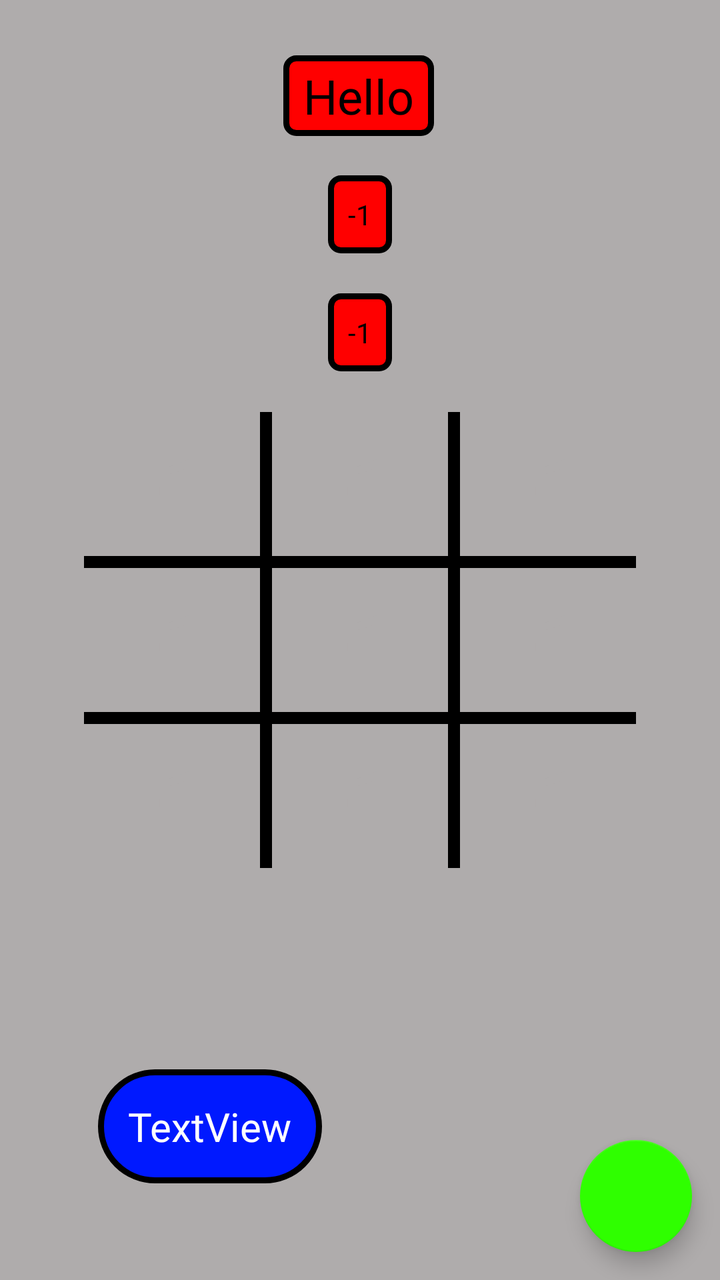
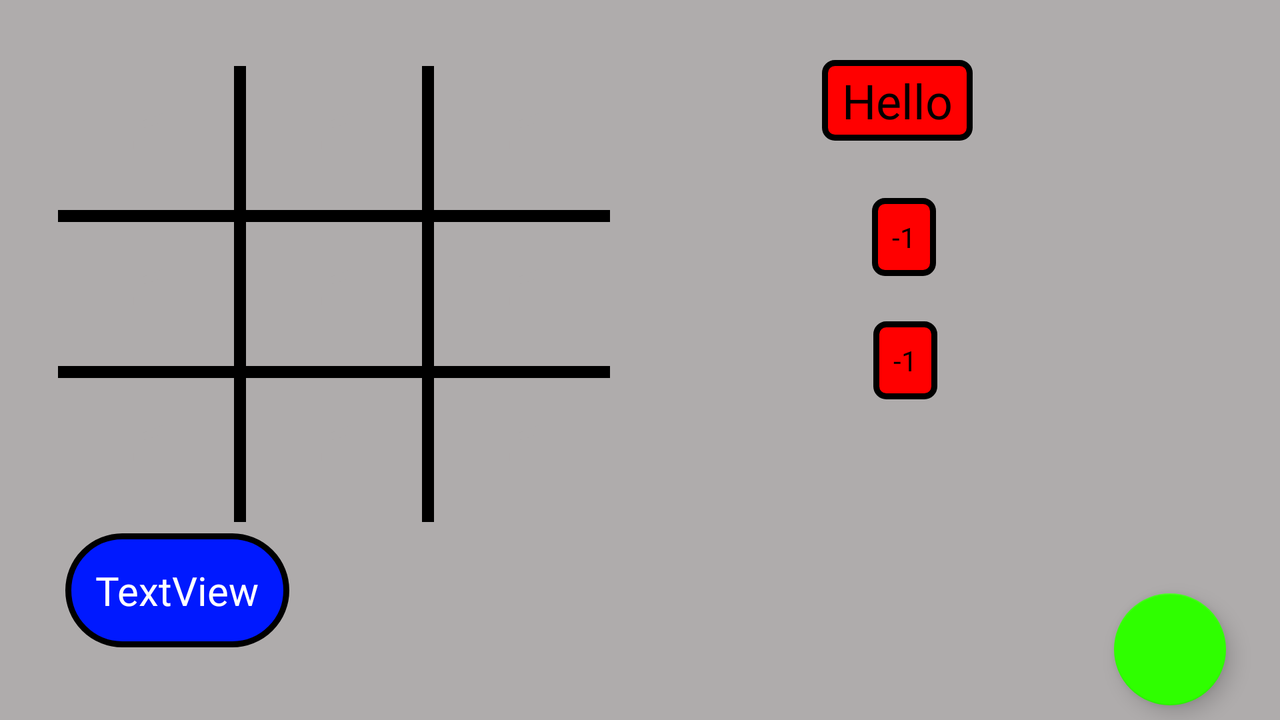

The same Android screen from two of the app's own layout files: first res/layout/ as a phone draws it, then the repository's variant for another configuration, drawn on a device whose configuration selects that folder. Both files follow.
<!-- AndroidManifest.xml: application theme Theme.TicTacToe -->
<!-- res/layout/activity_game_bot.xml -->
<?xml version="1.0" encoding="utf-8"?>
<android.support.constraint.ConstraintLayout xmlns:android="http://schemas.android.com/apk/res/android"
    xmlns:app="http://schemas.android.com/apk/res-auto"
    xmlns:tools="http://schemas.android.com/tools"
    android:layout_width="match_parent"
    android:layout_height="match_parent"
    android:background="@color/background"
    tools:context=".GameActivityNoBot">

    <TextView
        android:id="@+id/turnTextBot"
        android:layout_width="wrap_content"
        android:layout_height="wrap_content"
        android:background="@drawable/commands"
        android:fontFamily="@font/architects_daughter"
        android:gravity="center"
        android:paddingLeft="10dp"
        android:paddingTop="4dp"
        android:paddingRight="10dp"
        android:paddingBottom="4dp"
        android:textColor="#000000"
        android:textSize="24sp"
        app:layout_constraintBottom_toBottomOf="parent"
        app:layout_constraintEnd_toEndOf="parent"
        app:layout_constraintHorizontal_bias="0.498"
        app:layout_constraintStart_toStartOf="parent"
        app:layout_constraintTop_toTopOf="parent"
        app:layout_constraintVertical_bias="0.046"
        tools:text="Hello" />

    <LinearLayout
        android:id="@+id/gridBot"
        android:layout_width="wrap_content"
        android:layout_height="wrap_content"
        android:background="@color/black"
        android:orientation="vertical"
        app:layout_constraintBottom_toBottomOf="parent"
        app:layout_constraintEnd_toEndOf="parent"
        app:layout_constraintStart_toStartOf="parent"
        app:layout_constraintTop_toTopOf="parent">

        <LinearLayout
            android:id="@+id/layer1Bot"
            android:layout_width="match_parent"
            android:layout_height="match_parent"
            android:orientation="horizontal">

            <Button
                android:id="@+id/button00Bot"
                android:layout_width="wrap_content"
                android:layout_height="72dp"
                android:layout_marginEnd="3dp"
                android:layout_marginRight="3dp"
                android:layout_marginBottom="3dp"
                android:layout_weight="1"
                android:background="@color/boxes"
                android:text="@string/garbage"
                android:textColor="@color/background"
                android:textSize="40sp" />

            <Button
                android:id="@+id/button01Bot"
                android:layout_width="wrap_content"
                android:layout_height="match_parent"
                android:layout_marginStart="3dp"
                android:layout_marginLeft="3dp"
                android:layout_marginEnd="3dp"
                android:layout_marginRight="3dp"
                android:layout_marginBottom="3dp"
                android:layout_weight="1"
                android:background="@color/boxes"
                android:text="@string/garbage"
                android:textColor="@color/background"
                android:textSize="40sp" />

            <Button
                android:id="@+id/button02Bot"
                android:layout_width="wrap_content"
                android:layout_height="72dp"
                android:layout_marginStart="3dp"
                android:layout_marginLeft="3dp"
                android:layout_marginBottom="3dp"
                android:layout_weight="1"
                android:background="@color/boxes"
                android:text="@string/garbage"
                android:textColor="@color/background"
                android:textSize="40sp" />

        </LinearLayout>

        <LinearLayout
            android:id="@+id/layer2Bot"
            android:layout_width="match_parent"
            android:layout_height="match_parent"
            android:orientation="horizontal">

            <Button
                android:id="@+id/button10Bot"
                android:layout_width="wrap_content"
                android:layout_height="match_parent"
                android:layout_marginTop="3dp"
                android:layout_marginEnd="3dp"
                android:layout_marginRight="3dp"
                android:layout_marginBottom="3dp"
                android:layout_weight="1"
                android:background="@color/boxes"
                android:text="@string/garbage"
                android:textColor="@color/background"
                android:textSize="40sp" />

            <Button
                android:id="@+id/button11Bot"
                android:layout_width="wrap_content"
                android:layout_height="72dp"
                android:layout_margin="3dp"
                android:layout_weight="1"
                android:background="@color/boxes"
                android:text="@string/garbage"
                android:textColor="@color/background"
                android:textSize="40sp" />

            <Button
                android:id="@+id/button12Bot"
                android:layout_width="wrap_content"
                android:layout_height="72dp"
                android:layout_marginStart="3dp"
                android:layout_marginLeft="3dp"
                android:layout_marginTop="3dp"
                android:layout_marginBottom="3dp"
                android:layout_weight="1"
                android:background="@color/boxes"
                android:text="@string/garbage"
                android:textColor="@color/background"
                android:textSize="40sp" />
        </LinearLayout>

        <LinearLayout
            android:id="@+id/layer3Bot"
            android:layout_width="match_parent"
            android:layout_height="match_parent"
            android:orientation="horizontal">

            <Button
                android:id="@+id/button20Bot"
                android:layout_width="wrap_content"
                android:layout_height="72dp"
                android:layout_marginTop="3dp"
                android:layout_marginEnd="3dp"
                android:layout_marginRight="3dp"
                android:layout_weight="1"
                android:background="@color/boxes"
                android:text="@string/garbage"
                android:textColor="@color/background"
                android:textSize="40sp" />

            <Button
                android:id="@+id/button21Bot"
                android:layout_width="wrap_content"
                android:layout_height="72dp"
                android:layout_marginStart="3dp"
                android:layout_marginLeft="3dp"
                android:layout_marginTop="3dp"
                android:layout_marginEnd="3dp"
                android:layout_marginRight="3dp"
                android:layout_weight="1"
                android:background="@color/boxes"
                android:text="@string/garbage"
                android:textColor="@color/background"
                android:textSize="40sp" />

            <Button
                android:id="@+id/button22Bot"
                android:layout_width="wrap_content"
                android:layout_height="72dp"
                android:layout_marginStart="3dp"
                android:layout_marginLeft="3dp"
                android:layout_marginTop="3dp"
                android:layout_weight="1"
                android:background="@color/boxes"
                android:text="@string/garbage"
                android:textColor="@color/background"
                android:textSize="40sp" />
        </LinearLayout>
    </LinearLayout>

    <Button
        android:id="@+id/restartButtonBot"
        android:layout_width="wrap_content"
        android:layout_height="wrap_content"
        android:background="@drawable/orange_button"
        android:text="@string/Restart"
        android:visibility="invisible"
        app:layout_constraintBottom_toBottomOf="parent"
        app:layout_constraintEnd_toEndOf="parent"
        app:layout_constraintHorizontal_bias="0.718"
        app:layout_constraintStart_toStartOf="parent"
        app:layout_constraintTop_toTopOf="parent"
        app:layout_constraintVertical_bias="0.767" />

    <CheckBox
        android:id="@+id/checkBoxBot"
        android:layout_width="wrap_content"
        android:layout_height="wrap_content"
        android:text="@string/SameNames"
        android:visibility="invisible"
        app:layout_constraintBottom_toBottomOf="@+id/restartButtonBot"
        app:layout_constraintEnd_toStartOf="@+id/restartButtonBot"
        app:layout_constraintHorizontal_bias="0.693"
        app:layout_constraintStart_toStartOf="parent"
        app:layout_constraintTop_toTopOf="@+id/restartButtonBot" />

    <android.support.design.widget.FloatingActionButton
        android:id="@+id/floatingActionButtonBot"
        android:layout_width="wrap_content"
        android:layout_height="wrap_content"
        android:clickable="true"
        android:contentDescription="@string/Restart"
        android:focusable="true"
        app:backgroundTint="#2FFF00"
        app:layout_constraintBottom_toBottomOf="parent"
        app:layout_constraintEnd_toEndOf="parent"
        app:layout_constraintHorizontal_bias="0.954"
        app:layout_constraintStart_toStartOf="parent"
        app:layout_constraintTop_toTopOf="parent"
        app:layout_constraintVertical_bias="0.976"
        app:srcCompat="@drawable/outline_restart_alt_white_24" />

    <TextView
        android:id="@+id/p1textBot"
        android:layout_width="wrap_content"
        android:layout_height="wrap_content"
        android:background="@drawable/commands"
        android:fontFamily="@font/aclonica"
        android:gravity="center"
        android:padding="10dp"
        android:text="@string/garbage"
        android:textColor="#000000"
        app:layout_constraintBottom_toBottomOf="parent"
        app:layout_constraintEnd_toEndOf="parent"
        app:layout_constraintStart_toStartOf="parent"
        app:layout_constraintTop_toTopOf="parent"
        app:layout_constraintVertical_bias="0.146" />

    <TextView
        android:id="@+id/p2textBot"
        android:layout_width="wrap_content"
        android:layout_height="wrap_content"
        android:background="@drawable/commands"
        android:fontFamily="@font/aclonica"
        android:gravity="center"
        android:padding="10dp"
        android:text="@string/garbage"
        android:textColor="#000000"
        app:layout_constraintBottom_toBottomOf="parent"
        app:layout_constraintEnd_toEndOf="parent"
        app:layout_constraintStart_toStartOf="parent"
        app:layout_constraintTop_toTopOf="parent"
        app:layout_constraintVertical_bias="0.244" />

    <TextView
        android:id="@+id/ResultBot"
        android:layout_width="wrap_content"
        android:layout_height="wrap_content"
        android:background="@drawable/blue_button"
        android:fontFamily="@font/audiowide"
        android:gravity="left"
        android:padding="15dp"
        android:text="TextView"
        android:textColor="#FFFFFF"
        android:textSize="20sp"
        app:layout_constraintBottom_toBottomOf="parent"
        app:layout_constraintEnd_toEndOf="parent"
        app:layout_constraintHorizontal_bias="0.198"
        app:layout_constraintStart_toStartOf="parent"
        app:layout_constraintTop_toTopOf="parent"
        app:layout_constraintVertical_bias="0.917" />

</android.support.constraint.ConstraintLayout>
<!-- resources referenced by this layout -->
<resources>
  <color name="background">#AFACAC</color>
  <color name="black">#FF000000</color>
  <color name="boxes">#AFACAC</color>
  <!-- drawable blue_button (drawable) -->
  <?xml version="1.0" encoding="utf-8"?>
  <selector xmlns:android="http://schemas.android.com/apk/res/android">
      <item>
          <shape android:shape="rectangle">
              <solid android:color="#0019FF"/>
              <corners android:radius="75dp"/>
              <stroke android:color="@color/black" android:width="3dp"/>
          </shape>
      </item>
  </selector>
  <!-- drawable commands (drawable) -->
  <?xml version="1.0" encoding="utf-8"?>
  <selector xmlns:android="http://schemas.android.com/apk/res/android">
      <item>
          <shape android:shape="rectangle">
              <solid android:color="#FF0000"/>
              <corners android:radius="5dp"/>
              <stroke android:color="@color/black" android:width="3dp"/>
          </shape>
      </item>
  </selector>
  <!-- drawable orange_button (drawable) -->
  <?xml version="1.0" encoding="utf-8"?>
  <selector xmlns:android="http://schemas.android.com/apk/res/android">
      <item>
          <shape android:shape="rectangle">
              <solid android:color="#FF6600"/>
              <corners android:radius="5dp"/>
              <stroke android:color="@color/black" android:width="3dp"/>
          </shape>
      </item>
  </selector>
  <string name="Restart">Restart</string>
  <string name="SameNames">Change Names?</string>
  <string name="garbage">-1</string>
  <style name="Theme.TicTacToe" parent="Theme.AppCompat.Light.DarkActionBar">
          
          <item name="colorPrimary">#0019FF</item>
          <item name="colorPrimaryDark">@color/purple_700</item>
          <item name="colorAccent">@color/teal_200</item>
          
      </style>
  <color name="purple_700">#FF3700B3</color>
  <color name="teal_200">#FF03DAC5</color>
</resources>
<!-- res/layout-land/activity_game_bot.xml (the repository's variant of the layout above) -->
<!-- drawn on the phone turned sideways -->
<?xml version="1.0" encoding="utf-8"?>
<android.support.constraint.ConstraintLayout xmlns:android="http://schemas.android.com/apk/res/android"
    xmlns:app="http://schemas.android.com/apk/res-auto"
    xmlns:tools="http://schemas.android.com/tools"
    android:layout_width="match_parent"
    android:layout_height="match_parent"
    android:background="@color/background"
    tools:context=".GameActivityNoBot">

    <TextView
        android:id="@+id/turnTextBot"
        android:layout_width="wrap_content"
        android:layout_height="wrap_content"
        android:background="@drawable/commands"
        android:fontFamily="@font/architects_daughter"
        android:gravity="center"
        android:paddingLeft="10dp"
        android:paddingTop="4dp"
        android:paddingRight="10dp"
        android:paddingBottom="4dp"
        android:textColor="#000000"
        android:textSize="24sp"
        app:layout_constraintBottom_toBottomOf="parent"
        app:layout_constraintEnd_toEndOf="parent"
        app:layout_constraintHorizontal_bias="0.728"
        app:layout_constraintStart_toStartOf="parent"
        app:layout_constraintTop_toTopOf="parent"
        app:layout_constraintVertical_bias="0.094"
        tools:text="Hello" />

    <LinearLayout
        android:id="@+id/gridBot"
        android:layout_width="wrap_content"
        android:layout_height="wrap_content"
        android:background="@color/black"
        android:orientation="vertical"
        app:layout_constraintBottom_toBottomOf="parent"
        app:layout_constraintEnd_toEndOf="parent"
        app:layout_constraintHorizontal_bias="0.08"
        app:layout_constraintStart_toStartOf="parent"
        app:layout_constraintTop_toTopOf="parent"
        app:layout_constraintVertical_bias="0.25">

        <LinearLayout
            android:id="@+id/layer1Bot"
            android:layout_width="match_parent"
            android:layout_height="match_parent"
            android:orientation="horizontal">

            <Button
                android:id="@+id/button00Bot"
                android:layout_width="wrap_content"
                android:layout_height="72dp"
                android:layout_marginEnd="3dp"
                android:layout_marginRight="3dp"
                android:layout_marginBottom="3dp"
                android:layout_weight="1"
                android:background="@color/boxes"
                android:text="@string/garbage"
                android:textColor="@color/background"
                android:textSize="40sp" />

            <Button
                android:id="@+id/button01Bot"
                android:layout_width="wrap_content"
                android:layout_height="match_parent"
                android:layout_marginStart="3dp"
                android:layout_marginLeft="3dp"
                android:layout_marginEnd="3dp"
                android:layout_marginRight="3dp"
                android:layout_marginBottom="3dp"
                android:layout_weight="1"
                android:background="@color/boxes"
                android:text="@string/garbage"
                android:textColor="@color/background"
                android:textSize="40sp" />

            <Button
                android:id="@+id/button02Bot"
                android:layout_width="wrap_content"
                android:layout_height="72dp"
                android:layout_marginStart="3dp"
                android:layout_marginLeft="3dp"
                android:layout_marginBottom="3dp"
                android:layout_weight="1"
                android:background="@color/boxes"
                android:text="@string/garbage"
                android:textColor="@color/background"
                android:textSize="40sp" />

        </LinearLayout>

        <LinearLayout
            android:id="@+id/layer2Bot"
            android:layout_width="match_parent"
            android:layout_height="match_parent"
            android:orientation="horizontal">

            <Button
                android:id="@+id/button10Bot"
                android:layout_width="wrap_content"
                android:layout_height="match_parent"
                android:layout_marginTop="3dp"
                android:layout_marginEnd="3dp"
                android:layout_marginRight="3dp"
                android:layout_marginBottom="3dp"
                android:layout_weight="1"
                android:background="@color/boxes"
                android:text="@string/garbage"
                android:textColor="@color/background"
                android:textSize="40sp" />

            <Button
                android:id="@+id/button11Bot"
                android:layout_width="wrap_content"
                android:layout_height="72dp"
                android:layout_margin="3dp"
                android:layout_weight="1"
                android:background="@color/boxes"
                android:text="@string/garbage"
                android:textColor="@color/background"
                android:textSize="40sp" />

            <Button
                android:id="@+id/button12Bot"
                android:layout_width="wrap_content"
                android:layout_height="72dp"
                android:layout_marginStart="3dp"
                android:layout_marginLeft="3dp"
                android:layout_marginTop="3dp"
                android:layout_marginBottom="3dp"
                android:layout_weight="1"
                android:background="@color/boxes"
                android:text="@string/garbage"
                android:textColor="@color/background"
                android:textSize="40sp" />
        </LinearLayout>

        <LinearLayout
            android:id="@+id/layer3Bot"
            android:layout_width="match_parent"
            android:layout_height="match_parent"
            android:orientation="horizontal">

            <Button
                android:id="@+id/button20Bot"
                android:layout_width="wrap_content"
                android:layout_height="72dp"
                android:layout_marginTop="3dp"
                android:layout_marginEnd="3dp"
                android:layout_marginRight="3dp"
                android:layout_weight="1"
                android:background="@color/boxes"
                android:text="@string/garbage"
                android:textColor="@color/background"
                android:textSize="40sp" />

            <Button
                android:id="@+id/button21Bot"
                android:layout_width="wrap_content"
                android:layout_height="72dp"
                android:layout_marginStart="3dp"
                android:layout_marginLeft="3dp"
                android:layout_marginTop="3dp"
                android:layout_marginEnd="3dp"
                android:layout_marginRight="3dp"
                android:layout_weight="1"
                android:background="@color/boxes"
                android:text="@string/garbage"
                android:textColor="@color/background"
                android:textSize="40sp" />

            <Button
                android:id="@+id/button22Bot"
                android:layout_width="wrap_content"
                android:layout_height="72dp"
                android:layout_marginStart="3dp"
                android:layout_marginLeft="3dp"
                android:layout_marginTop="3dp"
                android:layout_weight="1"
                android:background="@color/boxes"
                android:text="@string/garbage"
                android:textColor="@color/background"
                android:textSize="40sp" />
        </LinearLayout>
    </LinearLayout>

    <Button
        android:id="@+id/restartButtonBot"
        android:layout_width="wrap_content"
        android:layout_height="wrap_content"
        android:background="@drawable/orange_button"
        android:text="@string/Restart"
        android:visibility="invisible"
        app:layout_constraintBottom_toBottomOf="parent"
        app:layout_constraintEnd_toEndOf="parent"
        app:layout_constraintHorizontal_bias="0.735"
        app:layout_constraintStart_toStartOf="parent"
        app:layout_constraintTop_toTopOf="parent"
        app:layout_constraintVertical_bias="0.853" />

    <CheckBox
        android:id="@+id/checkBoxBot"
        android:layout_width="wrap_content"
        android:layout_height="wrap_content"
        android:text="@string/SameNames"
        android:visibility="invisible"
        app:layout_constraintBottom_toTopOf="@+id/restartButtonBot"
        app:layout_constraintEnd_toEndOf="@+id/restartButtonBot"
        app:layout_constraintHorizontal_bias="0.478"
        app:layout_constraintStart_toStartOf="@+id/restartButtonBot"
        app:layout_constraintTop_toTopOf="parent"
        app:layout_constraintVertical_bias="0.899" />

    <android.support.design.widget.FloatingActionButton
        android:id="@+id/floatingActionButtonBot"
        android:layout_width="wrap_content"
        android:layout_height="wrap_content"
        android:clickable="true"
        android:contentDescription="@string/Restart"
        android:focusable="true"
        app:backgroundTint="#2FFF00"
        app:layout_constraintBottom_toBottomOf="parent"
        app:layout_constraintEnd_toEndOf="parent"
        app:layout_constraintHorizontal_bias="0.954"
        app:layout_constraintStart_toStartOf="parent"
        app:layout_constraintTop_toTopOf="parent"
        app:layout_constraintVertical_bias="0.976"
        app:srcCompat="@drawable/outline_restart_alt_white_24" />

    <TextView
        android:id="@+id/p1textBot"
        android:layout_width="wrap_content"
        android:layout_height="wrap_content"
        android:background="@drawable/commands"
        android:fontFamily="@font/aclonica"
        android:gravity="center"
        android:padding="10dp"
        android:text="@string/garbage"
        android:textColor="#000000"
        app:layout_constraintBottom_toBottomOf="parent"
        app:layout_constraintEnd_toEndOf="parent"
        app:layout_constraintHorizontal_bias="0.717"
        app:layout_constraintStart_toStartOf="parent"
        app:layout_constraintTop_toTopOf="parent"
        app:layout_constraintVertical_bias="0.308" />

    <TextView
        android:id="@+id/p2textBot"
        android:layout_width="wrap_content"
        android:layout_height="wrap_content"
        android:background="@drawable/commands"
        android:fontFamily="@font/aclonica"
        android:gravity="center"
        android:padding="10dp"
        android:text="@string/garbage"
        android:textColor="#000000"
        app:layout_constraintBottom_toBottomOf="parent"
        app:layout_constraintEnd_toEndOf="parent"
        app:layout_constraintHorizontal_bias="0.718"
        app:layout_constraintStart_toStartOf="parent"
        app:layout_constraintTop_toTopOf="parent" />

    <TextView
        android:id="@+id/ResultBot"
        android:layout_width="wrap_content"
        android:layout_height="wrap_content"
        android:background="@drawable/blue_button"
        android:fontFamily="@font/audiowide"
        android:gravity="left"
        android:padding="15dp"
        android:text="TextView"
        android:textColor="#FFFFFF"
        android:textSize="20sp"
        app:layout_constraintBottom_toBottomOf="parent"
        app:layout_constraintEnd_toEndOf="parent"
        app:layout_constraintHorizontal_bias="0.062"
        app:layout_constraintStart_toStartOf="parent"
        app:layout_constraintTop_toTopOf="parent"
        app:layout_constraintVertical_bias="0.88" />

</android.support.constraint.ConstraintLayout>
